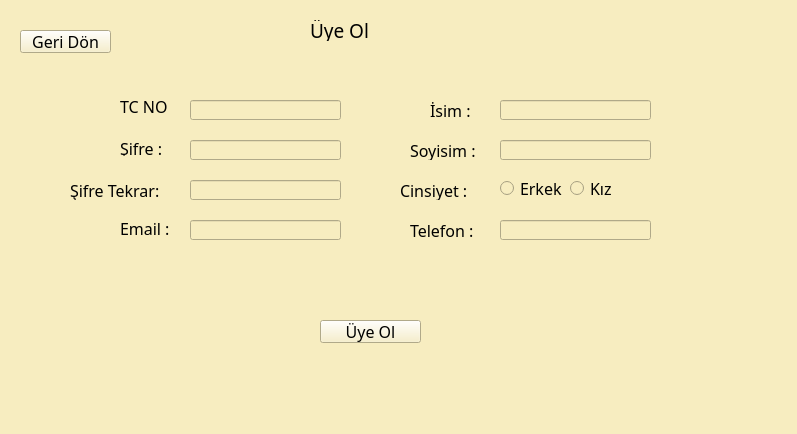
<?xml version="1.0" encoding="UTF-8"?>
<ui version="4.0">
 <class>Form</class>
 <widget class="QWidget" name="Form">
  <property name="geometry">
   <rect>
    <x>0</x>
    <y>0</y>
    <width>797</width>
    <height>434</height>
   </rect>
  </property>
  <property name="windowTitle">
   <string>Form</string>
  </property>
  <property name="styleSheet">
   <string notr="true">background-color:#F7EDC0;
color:black</string>
  </property>
  <widget class="QLineEdit" name="sifre">
   <property name="geometry">
    <rect>
     <x>190</x>
     <y>140</y>
     <width>151</width>
     <height>20</height>
    </rect>
   </property>
  </widget>
  <widget class="QPushButton" name="uyeOl">
   <property name="geometry">
    <rect>
     <x>320</x>
     <y>320</y>
     <width>101</width>
     <height>23</height>
    </rect>
   </property>
   <property name="font">
    <font>
     <family>MS Gothic</family>
     <pointsize>12</pointsize>
    </font>
   </property>
   <property name="text">
    <string>Üye Ol</string>
   </property>
  </widget>
  <widget class="QLabel" name="label_4">
   <property name="geometry">
    <rect>
     <x>120</x>
     <y>140</y>
     <width>61</width>
     <height>16</height>
    </rect>
   </property>
   <property name="font">
    <font>
     <family>MS Gothic</family>
     <pointsize>12</pointsize>
    </font>
   </property>
   <property name="text">
    <string>Şifre :</string>
   </property>
  </widget>
  <widget class="QPushButton" name="geriDon">
   <property name="geometry">
    <rect>
     <x>20</x>
     <y>30</y>
     <width>91</width>
     <height>23</height>
    </rect>
   </property>
   <property name="font">
    <font>
     <family>MS Gothic</family>
     <pointsize>12</pointsize>
    </font>
   </property>
   <property name="text">
    <string>Geri Dön</string>
   </property>
  </widget>
  <widget class="QLineEdit" name="tcNo_2">
   <property name="geometry">
    <rect>
     <x>190</x>
     <y>100</y>
     <width>151</width>
     <height>20</height>
    </rect>
   </property>
  </widget>
  <widget class="QLabel" name="label_5">
   <property name="geometry">
    <rect>
     <x>120</x>
     <y>100</y>
     <width>47</width>
     <height>13</height>
    </rect>
   </property>
   <property name="font">
    <font>
     <family>MS Gothic</family>
     <pointsize>12</pointsize>
    </font>
   </property>
   <property name="text">
    <string>TC NO:</string>
   </property>
  </widget>
  <widget class="QLabel" name="label_6">
   <property name="geometry">
    <rect>
     <x>310</x>
     <y>20</y>
     <width>181</width>
     <height>21</height>
    </rect>
   </property>
   <property name="font">
    <font>
     <family>MS Gothic</family>
     <pointsize>14</pointsize>
    </font>
   </property>
   <property name="text">
    <string>Üye Ol</string>
   </property>
  </widget>
  <widget class="QLineEdit" name="sifreTekrar">
   <property name="geometry">
    <rect>
     <x>190</x>
     <y>180</y>
     <width>151</width>
     <height>20</height>
    </rect>
   </property>
  </widget>
  <widget class="QLabel" name="label_7">
   <property name="geometry">
    <rect>
     <x>70</x>
     <y>180</y>
     <width>111</width>
     <height>20</height>
    </rect>
   </property>
   <property name="font">
    <font>
     <family>MS Gothic</family>
     <pointsize>12</pointsize>
    </font>
   </property>
   <property name="text">
    <string>Şifre Tekrar:</string>
   </property>
  </widget>
  <widget class="QLineEdit" name="tcNo_3">
   <property name="geometry">
    <rect>
     <x>190</x>
     <y>220</y>
     <width>151</width>
     <height>20</height>
    </rect>
   </property>
  </widget>
  <widget class="QLabel" name="label_8">
   <property name="geometry">
    <rect>
     <x>120</x>
     <y>220</y>
     <width>51</width>
     <height>16</height>
    </rect>
   </property>
   <property name="font">
    <font>
     <family>MS Gothic</family>
     <pointsize>12</pointsize>
    </font>
   </property>
   <property name="text">
    <string>Email :</string>
   </property>
  </widget>
  <widget class="QLineEdit" name="telefon">
   <property name="geometry">
    <rect>
     <x>500</x>
     <y>220</y>
     <width>151</width>
     <height>20</height>
    </rect>
   </property>
  </widget>
  <widget class="QLabel" name="label_9">
   <property name="geometry">
    <rect>
     <x>410</x>
     <y>220</y>
     <width>71</width>
     <height>20</height>
    </rect>
   </property>
   <property name="font">
    <font>
     <family>MS Gothic</family>
     <pointsize>12</pointsize>
    </font>
   </property>
   <property name="text">
    <string>Telefon :</string>
   </property>
  </widget>
  <widget class="QLabel" name="label_10">
   <property name="geometry">
    <rect>
     <x>430</x>
     <y>100</y>
     <width>71</width>
     <height>20</height>
    </rect>
   </property>
   <property name="font">
    <font>
     <family>MS Gothic</family>
     <pointsize>12</pointsize>
    </font>
   </property>
   <property name="text">
    <string>İsim :</string>
   </property>
  </widget>
  <widget class="QLineEdit" name="isim">
   <property name="geometry">
    <rect>
     <x>500</x>
     <y>100</y>
     <width>151</width>
     <height>20</height>
    </rect>
   </property>
  </widget>
  <widget class="QLineEdit" name="soyIsim">
   <property name="geometry">
    <rect>
     <x>500</x>
     <y>140</y>
     <width>151</width>
     <height>20</height>
    </rect>
   </property>
  </widget>
  <widget class="QLabel" name="label_11">
   <property name="geometry">
    <rect>
     <x>410</x>
     <y>140</y>
     <width>71</width>
     <height>20</height>
    </rect>
   </property>
   <property name="font">
    <font>
     <family>MS Gothic</family>
     <pointsize>12</pointsize>
    </font>
   </property>
   <property name="text">
    <string>Soyisim :</string>
   </property>
  </widget>
  <widget class="QLabel" name="label_12">
   <property name="geometry">
    <rect>
     <x>400</x>
     <y>180</y>
     <width>81</width>
     <height>20</height>
    </rect>
   </property>
   <property name="font">
    <font>
     <family>MS Gothic</family>
     <pointsize>12</pointsize>
    </font>
   </property>
   <property name="text">
    <string>Cinsiyet :</string>
   </property>
  </widget>
  <widget class="QRadioButton" name="radioButton">
   <property name="geometry">
    <rect>
     <x>500</x>
     <y>180</y>
     <width>82</width>
     <height>17</height>
    </rect>
   </property>
   <property name="font">
    <font>
     <family>MS Gothic</family>
     <pointsize>12</pointsize>
    </font>
   </property>
   <property name="text">
    <string>Erkek</string>
   </property>
  </widget>
  <widget class="QRadioButton" name="radioButton_2">
   <property name="geometry">
    <rect>
     <x>570</x>
     <y>180</y>
     <width>82</width>
     <height>17</height>
    </rect>
   </property>
   <property name="font">
    <font>
     <family>MS Gothic</family>
     <pointsize>12</pointsize>
    </font>
   </property>
   <property name="text">
    <string>Kız</string>
   </property>
  </widget>
 </widget>
 <resources/>
 <connections/>
</ui>
